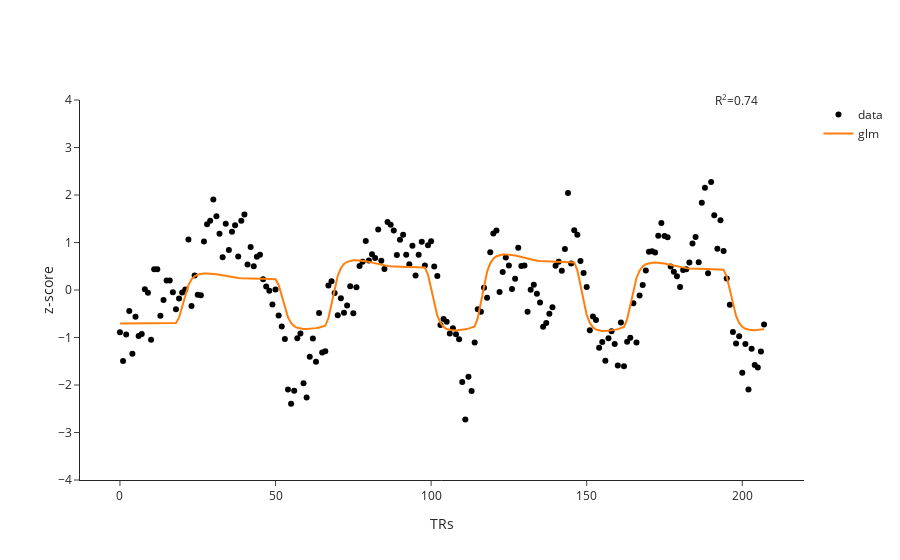

Notebook source saved alongside this figure:
### Code cell
# plot best voxel for left hemisphere
vert_idx = 24964

fig1 = go.Figure()

# plot data time series
fig1.add_trace(go.Scatter(y=bold_1_data[:, vert_idx],
                         name='data', 
                         mode='markers', 
                          line=dict(color='black') 
                         ))

# plot pRF prediction
fig1.add_trace(go.Scatter(y=pred_2_data[:, vert_idx], 
                          name='glm'))


fig1.add_annotation(text='R<sup>2</sup>={:1.2f}'.format(stat_data[rvalue_idx, vert_idx]),  
                    x=198,  
                    y=4,
                    showarrow=False
                   )

fig1.update_layout(template='simple_white', 
                   # title = '{} vertex time series for {} noise model'.format(num_vert,noise_model_2), 
                   xaxis_title = 'TRs', 
                   yaxis_title = 'z-score', 
                   showlegend= True,
                   height=350, 
                   yaxis=dict(title_standoff=0))

# fig1.update_xaxes(range=[0,bold_data.shape[0]])
# fig1.update_xaxes(range=[0,50])

fig1.update_yaxes(range=[-4,4])


fig1.show()

### Figure 1 — Plotly figure (JSON) as saved in the notebook; plotly's stock layout.template omitted (floating-point values rounded to 4 significant figures; data arrays with more than 128 entries replaced by an {"elided": "..."} marker saying what was removed)
{"data": [{"line": {"color": "black"}, "mode": "markers", "name": "data", "type": "scatter", "y": {"elided": "208 float values"}}, {"name": "glm", "type": "scatter", "y": {"elided": "208 float values"}}], "layout": {"annotations": [{"showarrow": false, "text": "R<sup>2</sup>=0.74", "x": 198, "y": 4}], "autosize": true, "showlegend": true, "xaxis": {"autorange": true, "range": [-12.61, 219.6], "title": {"text": "TRs"}}, "yaxis": {"range": [-4, 4], "title": {"standoff": 0, "text": "z-score"}, "type": "linear"}}}
